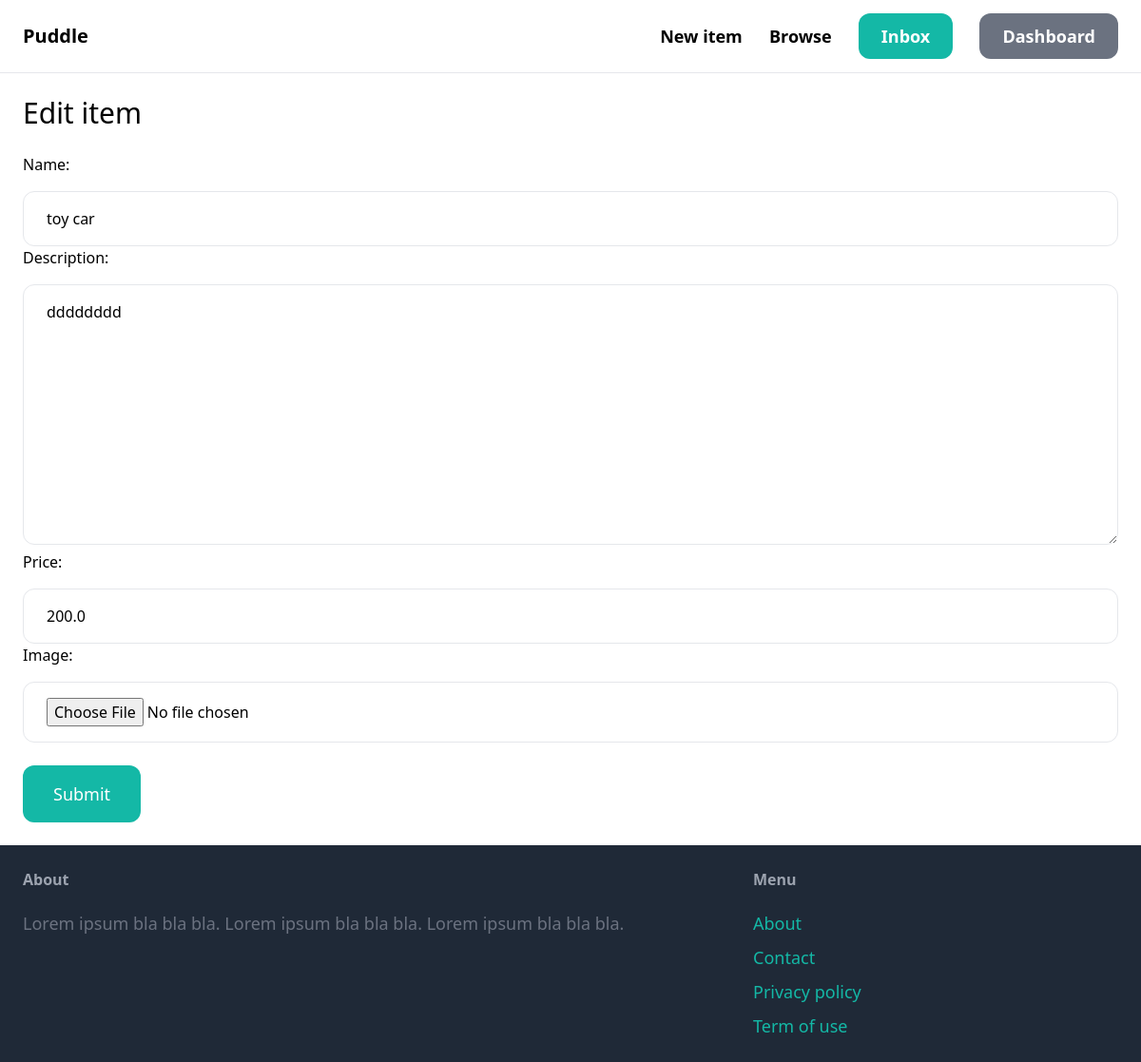
The page /items/1/edit (signed in) on the database its author committed.
### item/models.py (models this page shows, shortened)
class Item(models.Model):
    category = models.ForeignKey(Category, related_name='items', on_delete=models.CASCADE)
    name = models.CharField(max_length=255)
    descriptions = models.TextField(blank = True, null = True)
    price = models.FloatField()
    image = models.ImageField(upload_to='item_images', blank = True, null = True)
    is_sold = models.BooleanField(default = False)
    created_by = models.ForeignKey(User, related_name = 'items',  on_delete=models.CASCADE)
    created_at = models.DateField(auto_now_add = True,)

### item/views.py (the view)
# urls.py: path('<int:pk>/edit', views.edit, name='edit'),
@login_required
def edit(request, pk):
    item = get_object_or_404(Item, pk=pk, created_by=request.user)
    if request.method =='POST':
        form = Edit(request.POST, request.FILES, instance=item)
        if form.is_valid():
            form.save()
            return redirect('item:detail', pk = item.id)
    else:
        form = Edit(instance=item)
    return render(request, 'item/form.html', {
        'form':form,
        'title' : 'Edit item'
    })

### item/form.py
class Edit(forms.ModelForm):
    class Meta:
        model = Item
        fields = ( 'name', 'descriptions', 'price', 'image')
        widgets = {
            'name': forms.TextInput(attrs={
                'class': INPUT_CLASSES
            }),
            'descriptions': forms.Textarea(attrs={
                'class': INPUT_CLASSES
            }),
            'price': forms.TextInput(attrs={
                'class': INPUT_CLASSES
            }),
            'image': forms.FileInput(attrs={
                'class': INPUT_CLASSES
            })
        }

### item/templates/item/form.html (shortened to what this page needs)
{% extends 'core/base.html' %}
{% block content %}
<h1 class="mb-6 text-3xl">{{ title }}</h1>
<form method="post" action="." enctype="multipart/form-data">
    <div class="space-y-4">
        <label for="{{ form.name.id_for_label }}">Name:</label>
        {{ form.name }}
        <label for="{{ form.descriptions.id_for_label }}">Description:</label>
        {{ form.descriptions }}
        <label for="{{ form.price.id_for_label }}">Price:</label>
        {{ form.price }}
        <label for="{{ form.image.id_for_label }}">Image:</label>
        {{ form.image }}
    </div>
    <button class="mt-6 py-4 px-8 text-lg bg-teal-500 hover:bg-teal-700 rounded-xl text-white">Submit</button>
</form>
{% endblock %}

### rows shown on the page
Item: name "toy car", descriptions "dddddddd", price "200.0"

### other values the page prints
{{ title }} "Edit item"
